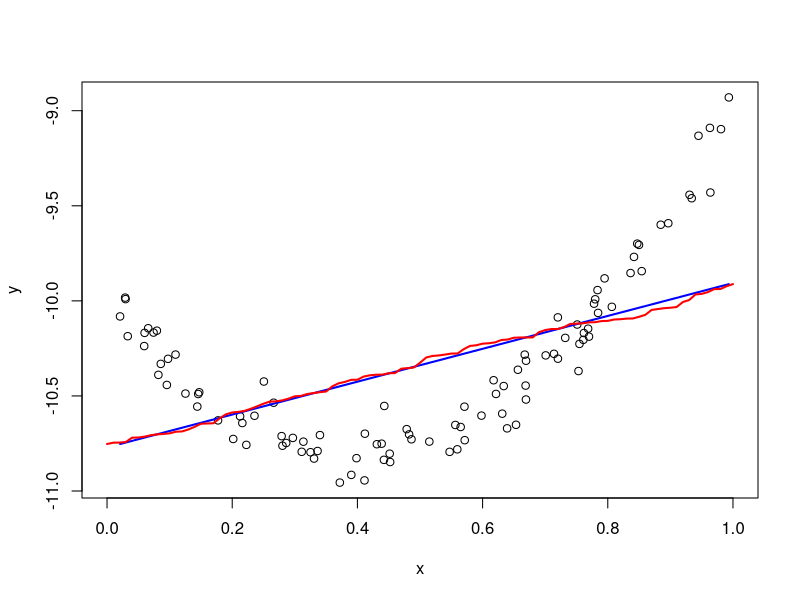
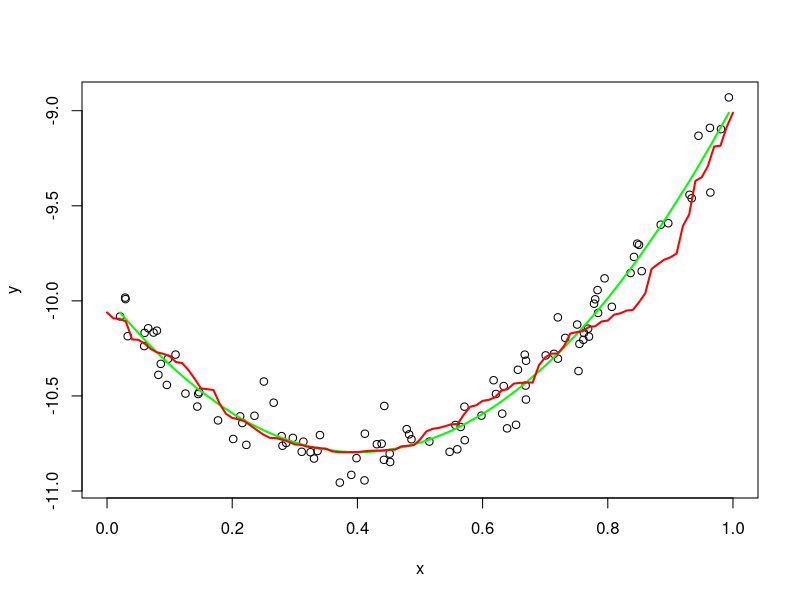
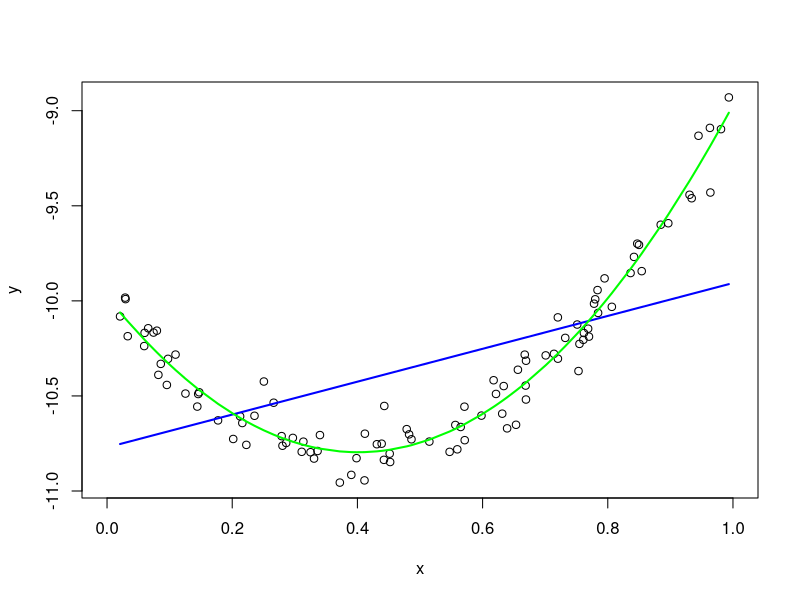
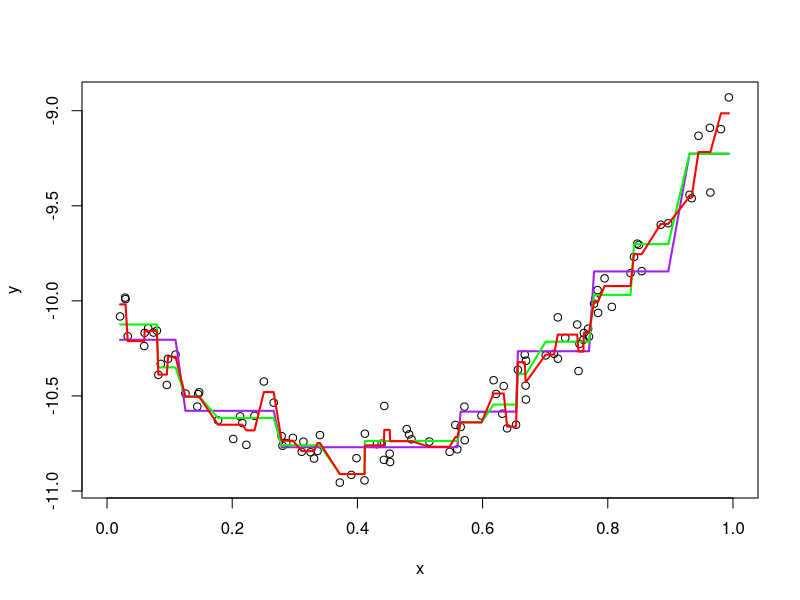
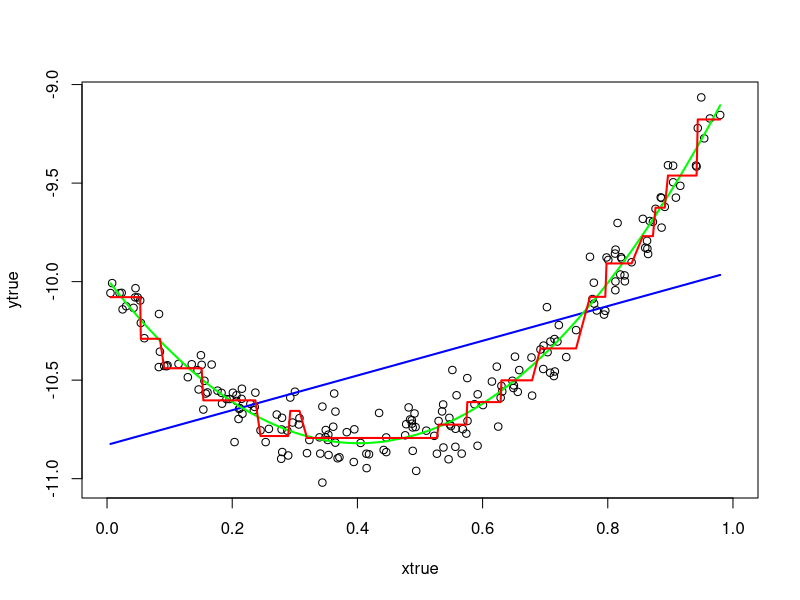
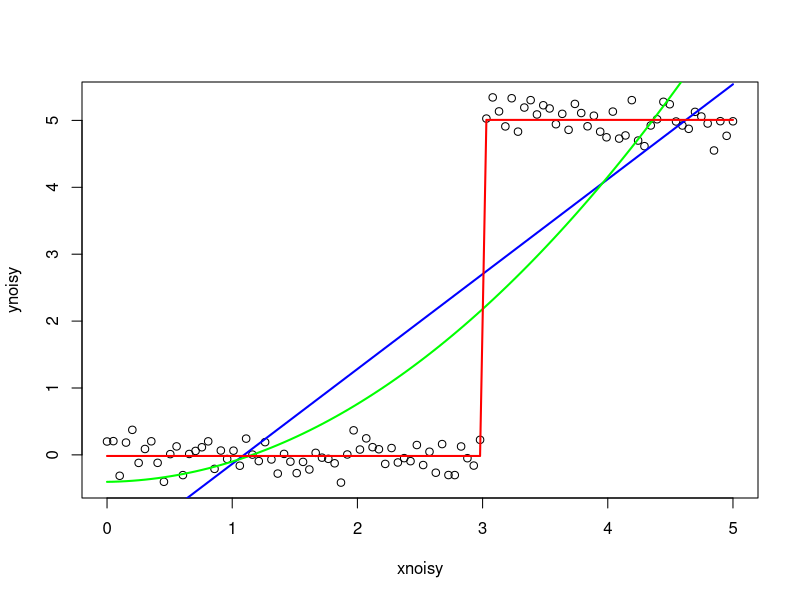

Write R code to recreate these figures, in order.
## ---- chunk 1
set.seed(138)

n = 101
x = sort(runif(n))
atrue = 5
btrue = -4
ctrue = -10

y = atrue*(x^2) + btrue*x + ctrue + rnorm(n,sd=0.1)
## ---- chunk 2
d = data.frame(x, y)
fit1 = lm(y ~ x, data = d)
x1 = seq(from = 0, to = 1, by = 0.01)

with(d, plot(x, y, xlim = c(0, 1)))
lines(d$x, predict(fit1), col = "blue",lwd = 2)
lines(x1, predict(fit1, data.frame(x1)), col = "red", lwd = 2)
## ---- chunk 3
fit2 = lm(y ~ x + I(x^2), data = d)

with(d, plot(x, y, xlim = c(0, 1)))
lines(d$x, predict(fit2), col = "green",lwd = 2)
lines(x1, predict(fit2, data.frame(x1)), col = "red", lwd = 2)
## ---- chunk 4
with(d, plot(x, y, xlim = c(0, 1)))
lines(d$x, predict(fit1), col = "blue",lwd = 2)
lines(d$x, predict(fit2), col = "green",lwd = 2)
## ---- chunk 5
library(rpart)
fitrpart1 = rpart(y ~ x + I(x^2), data = d)
fitrpart2 = rpart(y ~ x + I(x^2), data = d,control=rpart.control(minsplit=10, cp=0.001))
fitrpart3 = rpart(y ~ x + I(x^2), data = d,control = rpart.control(minsplit=5, cp=0.00001))

with(d, plot(x, y, xlim = c(0, 1)))
lines(x, predict(fitrpart1), col = "purple",lwd = 2)
lines(x, predict(fitrpart2), col = "green",lwd = 2)
lines(x, predict(fitrpart3), col = "red",lwd = 2)
## ---- chunk 6
ntrue = 200
xtrue = sort(runif(ntrue))
ytrue = atrue*(xtrue^2) + btrue*xtrue + ctrue + rnorm(ntrue,sd=0.1)

dtrue = data.frame(xtrue, ytrue)
fittrue_line = lm(ytrue ~ xtrue, data = dtrue)
fittrue_curve = lm(ytrue ~ xtrue + I(xtrue^2), data = dtrue)
fittrue_rpart = rpart(ytrue ~ xtrue + I(xtrue^2), data = dtrue, control=rpart.control(minsplit=10, cp=0.001))

with(d, plot(xtrue, ytrue, xlim = c(0, 1)))
lines(dtrue$xtrue, predict(fittrue_line), col = "blue",lwd = 2)
lines(dtrue$xtrue, predict(fittrue_curve), col = "green",lwd = 2)
lines(dtrue$xtrue, predict(fittrue_rpart), col = "red",lwd = 2)
## ---- chunk 7
#' Calculate the mean squared error of the model on testdata
#'
#' @param model fitted model object
#' @param testdata data frame containing a column y representing the true values to compare the fitted values against
mse = function(model, testdata)
{
  yhat = predict(model, testdata) # Rely on predict to do everything specific to the model.
  ytrue = testdata[, "ytrue"]
  d2 = (yhat - ytrue)^2
  mean(d2)
}
## ---- chunk 8
test_index = sample(ntrue, size = round(ntrue/2))
dtrain = dtrue[test_index, ]
dtest = dtrue[-test_index, ]
fittrue_line = lm(ytrue ~ xtrue, data = dtrain)
fittrue_curve = lm(ytrue ~ xtrue + I(xtrue^2), data = dtrain)
fittrue_rpart = rpart(ytrue ~ xtrue + I(xtrue^2), data = dtrain, control=rpart.control(minsplit=10, cp=0.001))
mse(fittrue_line, dtest)
mse(fittrue_curve, dtest)
mse(fittrue_rpart, dtest)
## ---- chunk 9
nnoisy = 100
xnoisy = seq(from = 0, to = 5, length.out = nnoisy)
ynoisy = rep(5, nnoisy)
ynoisy[xnoisy < 4] = 0
ynoisy[3 < xnoisy] = 5
ynoisy = ynoisy + rnorm(nnoisy, sd = 0.2)
dnoisy = data.frame(xnoisy, ynoisy)

plot(xnoisy, ynoisy)
fitnoisy1 = lm(ynoisy ~ xnoisy, data = dnoisy)
fitnoisy2 = lm(ynoisy ~ xnoisy + I(xnoisy^2), data = dnoisy)
fitnoisy3 = rpart(ynoisy ~ xnoisy, data = dnoisy)

lines(xnoisy, predict(fitnoisy1), col = "blue",lwd = 2)
lines(xnoisy, predict(fitnoisy2), col = "green",lwd = 2)
lines(xnoisy, predict(fitnoisy3), col = "red",lwd = 2)

dnoisy$ytrue = ynoisy

test_index = sample(nnoisy, size = round(nnoisy/2))
dtrain = dnoisy[test_index, ]
dtest = dnoisy[-test_index, ]
fitnoisy_line = lm(ytrue ~ xnoisy, data = dtrain)
fitnoisy_curve = lm(ytrue ~ xnoisy + I(xnoisy^2), data = dtrain)
fitnoisy_rpart = rpart(ytrue ~ xnoisy, data = dtrain)

mse(fitnoisy_line, dtest)
mse(fitnoisy_curve, dtest)
mse(fitnoisy_rpart, dtest)
